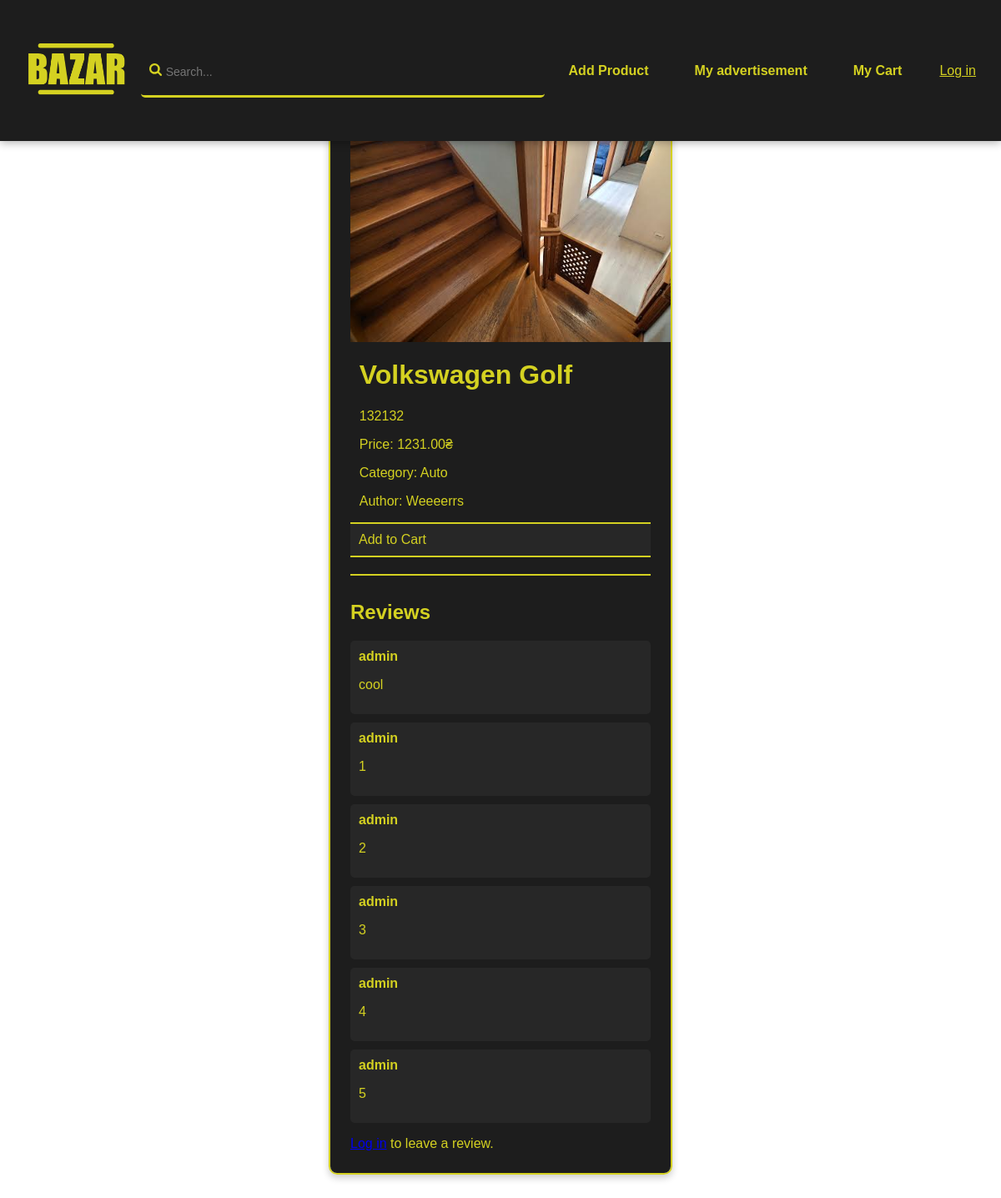
The page /details/1 on the database its author committed.
### products/models.py (models this page shows, shortened)
class Product(models.Model):
    CATEGORY_CHOICES = [
        ('Auto', 'Auto'),
        ('Electronics', 'Electronics'),
        ('Home/Garden', 'Home/Garden'),
        ('Clothes', 'Clothes'),
        ('Realty', 'Realty'),
        ('Toys', 'Toys'),
        ('Animals', 'Animals'),
        ('Other', 'Other'),
    ]
    name = models.CharField(max_length=255)
    price = models.DecimalField(max_digits=10, decimal_places=2, validators=[MinValueValidator(1)])
    description = models.TextField()
    category = models.CharField(max_length=40, choices=CATEGORY_CHOICES)
    image = models.ImageField(upload_to='product_images/', blank=False, null=False)
    author = models.ForeignKey(User, on_delete=models.CASCADE)
    favorites = models.ManyToManyField(User, related_name='favorite_products', blank=True)

class Review(models.Model):
    user = models.ForeignKey(User, on_delete=models.CASCADE)
    product = models.ForeignKey("Product", on_delete=models.CASCADE, related_name="reviews")
    text = models.TextField()
    created_at = models.DateTimeField(auto_now_add=True)

### products/views.py (the view)
# urls.py: path("details/<int:id>", details, name='details'),
def details(request, id):
    try:
        product = Product.objects.get(id=id)
    except Product.DoesNotExist:
        return HttpResponse("Product not found")
    return render(request, "products/details.html", {'product': product})

### products/templates/products/details.html (shortened to what this page needs)
{% extends "products/product_list.html" %}
{% block content %}
<body>
    <div class="product-details" scroll="yet">
        <img src="{{ product.image.url }}" style="width:400px; max-height: fit-content;">
        <div style="margin-left: 3%;">
            <h1>{{ product.name }}</h1>
            <p>{{ product.description }}</p>
            <p>Price: {{ product.price }}₴</p>
            <p>Category: {{ product.category }}</p>
            <p>Author: {{ product.author }}</p>
        </div>
        <a class="btn" href="{% url 'add_to_favorites' product.id %}">
            {% if user in product.favorites.all %}
                Remove from Cart
            {% else %}
                Add to Cart
            {% endif %}
        </a>
        <div class="review-section">
            <h2>Reviews</h2>
            {% for review in product.reviews.all %}
                <div class="review">
                    <strong>{{ review.user.username }}</strong>
                    <p>{{ review.text }}</p>
                </div>
            {% empty %}
                <p>No reviews yet.</p>
            {% endfor %}
            {% if user.is_authenticated %}
            <form method="post" action="{% url 'add_review' product.id %}">
                {% csrf_token %}
                    <textarea name="text" rows="3" placeholder="Write your review..."></textarea>
                    <button class="btn" type="submit">Submit Review</button>
                </form>
            {% else %}
                <p><a href="{% url 'login' %}">Log in</a> to leave a review.</p>
            {% endif %}
        </div>
    </div>
</body>
</html>
{% endblock %}

### products/templates/products/product_list.html (style rules this page uses)
body { font-family: Arial, sans-serif; margin: 0; padding: 0; display: flex; background-image: url("sprites/back4.png"); background-size: cover; color: #d4d121; overflow: auto; overflow-y: auto; }

### products/templates/products/details.html (style rules this page uses)
body { color:#d4d121; display: flex; justify-content: center; align-items: flex-start; font-family: Arial, sans-serif; background-image: url("/sprites/back4.png"); overflow-y: auto; scrollbar-color: #1d1d1d; }
.product-details { margin-top: 7%; justify-self: center; display: flex; flex-direction: column; background-color: #1d1d1d; border-radius: 10px; box-shadow: 0px 4px 8px rgba(0, 0, 0, 0.2); padding: 2%; border: 2px solid #d4d121; width: 30%; max-height: 73vh; overflow-y: auto; overflow-y: auto; scrollbar-color: #d4d121 #1d1d1d; }
.btn { display: inline-flex; padding: 10px; border-bottom: 2px solid #d4d121; border-top: 2px solid #d4d121; background-color:#272727; cursor: pointer; color: #d4d121; text-decoration: none; height: 20%; }
.review-section { margin-top: 20px; padding-top: 10px; border-top: 2px solid #d4d121; }
.review { background-color: #272727; padding: 10px; border-radius: 5px; margin-top: 10px; }

### rows shown on the page
Product: image (picture), name "Volkswagen Golf", description "132132", price "1231.00", category "Auto", author "Weeeerrs"
Review: user.username "admin", text "cool"
Review: user.username "admin", text "1"
Review: user.username "admin", text "2"
Review: user.username "admin", text "3"
Review: user.username "admin", text "4"
Review: user.username "admin", text "5"
